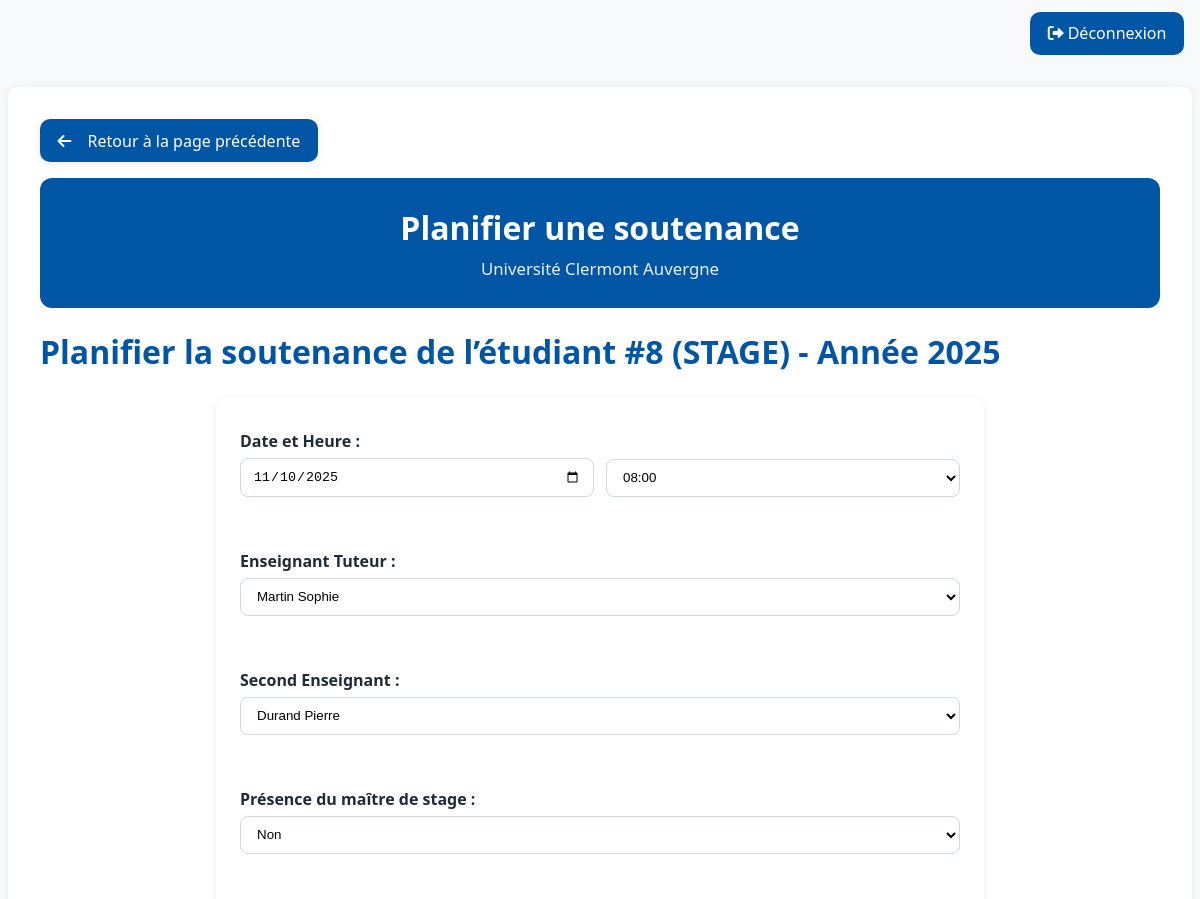
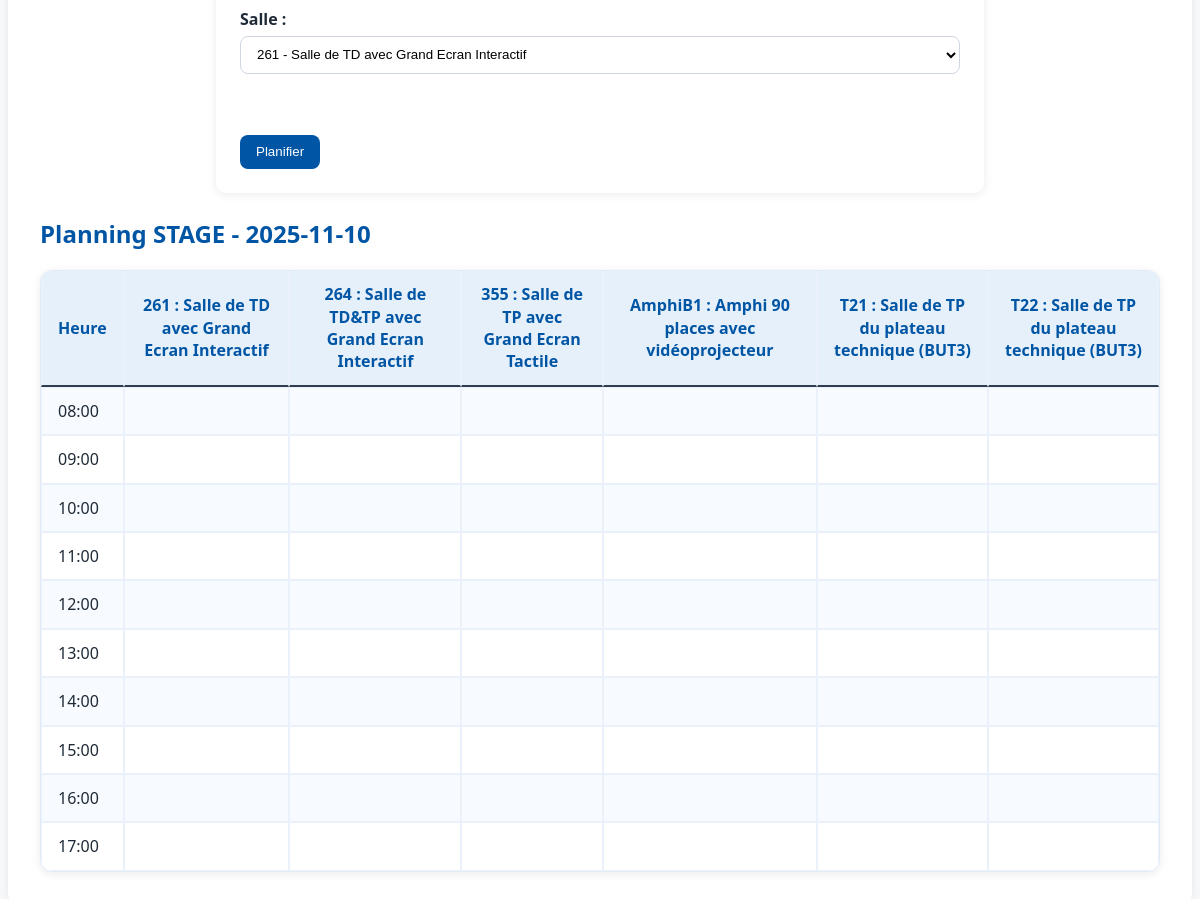
Page /soutenances/index.php?action=planifierSoutenance&idEtudiant=8&anneeDebut=2025&type=STAGE&jourPlanning=2025-11-10 (signed in) on the committed database (2 pictures, top to bottom).
### tables this page shows
CREATE TABLE `salles` (
  `IdSalle` varchar(10) NOT NULL,
  `description` varchar(50) DEFAULT NULL
);

### soutenances/controllers/SoutenanceController.php (called while the page is built, shortened)
<?php
require_once __DIR__ . '/../models/Soutenance.php';
require_once __DIR__ . '/../models/Enseignant.php';
require_once __DIR__ . '/../models/Salle.php';
function soutenance_planifier_form(PDO $pdo) {
    $idEtudiant = isset($_GET['idEtudiant']) ? (int)$_GET['idEtudiant'] : null;
    $type = $_GET['type'] ?? 'STAGE';
    $anneeDebut = (int)($_GET['anneeDebut'] ?? scolarite_annee_debut());
    $salles = getAllSalles($pdo);
    $enseignants = getAllEnseignants($pdo);
    $soutenances = soutenance_getSoutenancesPlanifiees($pdo, $anneeDebut);
    require __DIR__ . '/../views/Soutenance/planifSoutenance.php';
}

### soutenances/models/Soutenance.php (called while the page is built, shortened)
<?php
function soutenance_getSoutenancesPlanifiees(PDO $pdo, int $anneeDebut, string $jourPlanning = null): array {
    $sql = "
        SELECT
            'STAGE' AS type,
            es.IdEvalStage AS Id,
            es.date_h AS date,
            es.IdSalle AS IdSalle,
            sa.description AS salle,
            CONCAT(e.prenom, ' ', e.nom) AS etudiant,
            CONCAT(t.nom, ' ', t.prenom) AS tuteur,
            CONCAT(t2.nom, ' ', t2.prenom) AS secondEnseignant,
            60 AS duree
        FROM evalstage es
        JOIN etudiantsbut2ou3 e ON e.IdEtudiant = es.IdEtudiant
        JOIN salles sa ON sa.IdSalle = es.IdSalle
        LEFT JOIN enseignants t ON t.IdEnseignant = es.IdEnseignantTuteur
        LEFT JOIN enseignants t2 ON t2.IdEnseignant = es.IdSecondEnseignant
        WHERE es.anneeDebut = :anneeDebut
        UNION ALL
        SELECT
            'ANGLAIS' AS type,
            ea.IdEvalAnglais AS Id,
            ea.dateS AS date,
            ea.IdSalle AS IdSalle,
            sa.description AS salle,
            CONCAT(e.prenom, ' ', e.nom) AS etudiant,
            CONCAT(t.nom, ' ', t.prenom) AS tuteur,
            NULL AS secondEnseignant,
            20 AS duree
        FROM evalanglais ea
        JOIN etudiantsbut2ou3 e ON e.IdEtudiant = ea.IdEtudiant
        JOIN salles sa ON sa.IdSalle = ea.IdSalle
        JOIN enseignants t ON t.IdEnseignant = ea.IdEnseignant
        WHERE ea.anneeDebut = :anneeDebut
        ORDER BY date
    ";
    $stmt = $pdo->prepare($sql);
    $stmt->execute(['anneeDebut' => $anneeDebut]);
    $soutenances = $stmt->fetchAll(PDO::FETCH_ASSOC);
    return $soutenances;
}

### soutenances/models/Enseignant.php (called while the page is built, shortened)
<?php
    function getAllEnseignants($pdo) {
        $stmt = $pdo->query("SELECT * FROM enseignants");
        return $stmt->fetchAll(PDO::FETCH_ASSOC);
    }
?>

### soutenances/models/Salle.php (called while the page is built, shortened)
<?php
    function getAllSalles($pdo) {
        $stmt = $pdo->query("SELECT * FROM salles");
        return $stmt->fetchAll(PDO::FETCH_ASSOC);
    }
?>

### soutenances/views/Soutenance/planifSoutenance.php (the view, shortened to what this page needs)
<!DOCTYPE html>
<html lang="fr">
<head>
    <link rel="stylesheet" href="assets/style/style.css">
    <link rel="stylesheet" href="https://cdnjs.cloudflare.com/ajax/libs/font-awesome/6.0.0/css/all.min.css">
</head>
<body>
    <?php if (isset($_SESSION['user_info'])): ?>
    <div class="topbar">
        <a href="index.php?action=logout" class="btn btn-uca"><i class="fas fa-sign-out-alt me-1"></i>Déconnexion</a>
    </div>
    <?php endif; ?>
    <div class="container-main">
        <div class="page-actions">
            <a class="btn-back" href="index.php?action=accueil">Retour à la page précédente</a>
        </div>
        <div class="page-header">
            <h1>Planifier une soutenance</h1>
            <p class="subtitle">Université Clermont Auvergne</p>
        </div>
<?php
$soutenanceModifiee = $soutenanceModifiee ?? [];
$idEtudiant = $idEtudiant ?? ($soutenanceModifiee['IdEtudiant'] ?? '');
$type = $type ?? ($soutenanceModifiee['type'] ?? 'STAGE');
$anneeDebut = $anneeDebut ?? date('Y');
$jourPlanning = $jourPlanning ?? date('Y-m-d');
$salles = $salles ?? [];
$enseignants = $enseignants ?? [];
if (!function_exists('trimId')) {
    function trimId($v): string { return $v === null ? '' : trim((string)$v); }
}
if (!function_exists('safeH')) {
    function safeH($v){ return htmlspecialchars((string)($v ?? ''), ENT_QUOTES | ENT_SUBSTITUTE, 'UTF-8'); }
}
$uniqueSalles = [];
foreach ($salles as $s) {
    $k = trimId($s['IdSalle'] ?? '');
    if (!isset($uniqueSalles[$k])) $uniqueSalles[$k] = $s;
}
$salles = array_values($uniqueSalles);
$prefilledTuteur = $soutenanceModifiee['IdEnseignantTuteur'] ?? ($_POST['IdTuteur'] ?? $_GET['IdTuteur'] ?? null);
$prefilledSecond = $soutenanceModifiee['IdSecondEnseignant'] ?? ($_POST['IdSecond'] ?? $_GET['IdSecond'] ?? null);
$soutenanceId = null;
?>
<h1>
    <?= $soutenanceId ? 'Modifier' : 'Planifier' ?> la soutenance
    <?php if (!empty($idEtudiant)): ?>
        de l’étudiant #<?= safeH($idEtudiant) ?>
    <?php endif; ?>
    (<?= safeH($type ?: 'Type inconnu') ?>)
    - Année <?= safeH($anneeDebut) ?>
</h1>
<div class="form-container">
<form action="index.php?action=enregistrerSoutenance" method="post">
    <label>Date et Heure :</label>
    <div class="form-group-inline">
    <input type="date" id="jourPlanning" name="jourPlanning" value="<?= safeH($jourPlanning) ?>">
    <?php if($type === 'STAGE'): ?>
        <select name="date_h" required>
            <?php
            for ($h=8; $h<=17; $h++) {
                $value = $jourPlanning . ' ' . sprintf('%02d:00:00', $h);
                $display = sprintf('%02d:00', $h);
                $selected = (!empty($soutenanceModifiee['date']) && date('H:i', strtotime($soutenanceModifiee['date'])) === $display) ? 'selected' : '';
                echo "<option value='".safeH($value)."' {$selected}>".safeH($display)."</option>";
            }
            ?>
        </select>
    <?php endif; ?>
    </div>
    <br><br>
    <?php if($type === 'STAGE'): ?>
        <label>Enseignant Tuteur :</label>
        <?php if (!empty($prefilledTuteur)): ?>
            <select name="IdTuteur" id="IdEnseignantTuteur" disabled>
                <?php foreach($enseignants as $ens): ?>
                    <option value="<?= safeH($ens['IdEnseignant']) ?>"
                        <?= ($prefilledTuteur == $ens['IdEnseignant']) ? 'selected' : '' ?>>
                        <?= safeH($ens['nom'].' '.$ens['prenom']) ?>
                    </option>
                <?php endforeach; ?>
            </select>
            <input type="hidden" name="IdTuteur" value="<?= safeH($prefilledTuteur) ?>">
        <?php else: ?>
            <select name="IdTuteur" id="IdEnseignantTuteur" required>
                <?php foreach($enseignants as $ens): ?>
                    <option value="<?= safeH($ens['IdEnseignant']) ?>"
                        <?= (!empty($soutenanceModifiee) && ($soutenanceModifiee['IdEnseignantTuteur'] ?? '') == $ens['IdEnseignant']) ? 'selected' : ''?>>
                        <?= safeH($ens['nom'].' '.$ens['prenom']) ?>
                    </option>
                <?php endforeach; ?>
            </select>
        <?php endif; ?>
        <br><br>
        <label>Second Enseignant :</label>
        <?php if (!empty($prefilledSecond)): ?>
            <select name="IdSecond" id="IdSecondEnseignant" disabled>
                <?php foreach($enseignants as $ens): ?>
                    <option value="<?= safeH($ens['IdEnseignant']) ?>"
                        <?= ($prefilledSecond == $ens['IdEnseignant']) ? 'selected' : '' ?>>
                        <?= safeH($ens['nom'].' '.$ens['prenom']) ?>
                    </option>
                <?php endforeach; ?>
            </select>
            <input type="hidden" name="IdSecond" value="<?= safeH($prefilledSecond) ?>">
        <?php else: ?>
            <select name="IdSecond" id="IdSecondEnseignant" required>
                <?php foreach($enseignants as $ens): ?>
                    <option value="<?= safeH($ens['IdEnseignant']) ?>"
                        <?= (!empty($soutenanceModifiee) && ($soutenanceModifiee['IdSecondEnseignant'] ?? '') == $ens['IdEnseignant']) ? 'selected' : ''?>>
                        <?= safeH($ens['nom'].' '.$ens['prenom']) ?>
                    </option>
                <?php endforeach; ?>
            </select>
        <?php endif; ?>
        <br><br>
    <label>Présence du maître de stage :</label>
        <?php
            $presenceVal = null;
            if ($presenceVal === null) { $presenceVal = 0; }
        ?>
        <select name="presenceMaitreStageApp" id="presenceMaitreStageApp">
            <option value="0" <?= ($presenceVal === 0) ? 'selected' : '' ?>>Non</option>
        </select>
    <?php endif; ?>
    <br><br>
    <label>Salle :</label>
    <select name="IdSalle" required>
        <?php foreach($salles as $salle): ?>
            <option value="<?= safeH($salle['IdSalle']) ?>"
                <?= (!empty($soutenanceModifiee) && trimId($soutenanceModifiee['IdSalle'] ?? '') === trimId($salle['IdSalle'])) ? 'selected' : ''?>>
                <?= safeH(($salle['IdSalle'] ?? '') . ' - ' . ($salle['description'] ?? '')) ?>
            </option>
        <?php endforeach; ?>
    </select><br><br>
    <div class="form-actions">
        <button type="submit"><?= $soutenanceId ? 'Modifier' : 'Planifier' ?></button>
    </div>
</form>
</div>
<h2>Planning <?= safeH($type) ?> - <span id="planning-date-label"><?= safeH($jourPlanning) ?></span></h2>
<div id="planning-container" class="table-card">
<div class="table-responsive">
<table class="table table-striped table-bordered align-middle mb-0">
    <thead>
        <tr>
            <th>Heure</th>
            <?php foreach($salles as $salle): ?>
                <th><?= safeH(($salle['IdSalle'] ?? '') . ' : ' . ($salle['description'] ?? '')) ?></th>
            <?php endforeach; ?>
        </tr>
    </thead>
    <tbody>
        <?php
        if($type === 'STAGE'){
            for($h=8; $h<=17; $h++):
                $heure = sprintf('%02d:00', $h);
                ?>
                <tr>
                    <td><?= safeH($heure) ?></td>
                    <?php foreach($salles as $salle): ?>
                        <td>
                        </td>
                    <?php endforeach; ?>
                </tr>
            <?php endfor;
        }
        ?>
    </tbody>
        </table>
        </div>
</div>
    </div>
</body>
</html>

### soutenances/assets/style/style.css (style rules this page uses)
:root { --uca-blue:#0055a4; --uca-light-blue:#e6f0fa; --uca-dark-blue:#003366; --uca-bg:#f8f9fa; --uca-text:#1f2a37; --card-shadow:0 2px 10px rgba(0,0,0,.08); --uca-field-width: 720px; }
html,body { height:100%; }
body { background:var(--uca-bg); color:var(--uca-text); font-family:'Segoe UI', Tahoma, Geneva, Verdana, sans-serif; line-height:1.4; }
.container-main { background:#fff; border-radius:10px; box-shadow:var(--card-shadow); padding:2rem; margin:2rem auto; max-width:1200px; }
.page-header { background: var(--uca-blue); color:#fff; padding:1.75rem; border-radius:12px; margin-bottom:1.25rem; text-align:center; }
.page-header h1,.page-header h2,.page-header h3 { color:#fff; margin:0 0 .35rem; font-weight:700; }
.page-header .subtitle { color: rgba(255,255,255,.92); margin:0; font-size:1.05rem; }
.btn-uca { background:var(--uca-blue); border:none; color:#fff; padding:.65rem 1.1rem; border-radius:10px; font-weight:400; transition:all .2s ease; text-decoration:none; }
.table thead th { border-top:none; font-weight:600; color:var(--uca-blue); background-color: var(--uca-light-blue); border-bottom: 2px solid #2c3e50; }
.table-striped tbody tr:nth-of-type(odd) { background-color:#f7fafe; }
label { font-weight:500; }
h1, h2, h3 { color: var(--uca-blue); font-weight: 600; }
a { color: var(--uca-blue); text-decoration: none; }
.topbar { max-width:1200px; margin:12px auto 0; padding:0 8px; display:flex; align-items:center; justify-content:space-between; }
.page-actions { display:flex; align-items:center; justify-content:flex-start; gap:.75rem; margin:0 0 1rem; }
.btn-back { display:inline-flex; align-items:center; gap:.5rem; background:var(--uca-blue); color:#fff; border:none; border-radius:10px; padding:.65rem 1.1rem; font-weight:700; text-decoration:none; box-shadow: var(--card-shadow); }
.btn-back { font-weight:400; }
.btn-back::before { font-family: "Font Awesome 6 Free"; font-weight: 900; content: "\f060"; margin-right: .5rem; }
.form-container { background:#fff; border-radius:10px; box-shadow:var(--card-shadow); padding:1.5rem; margin:1.5rem auto; max-width:720px; }
.table { width:100%; border-collapse: separate; border-spacing:0; }
.table td, .table th { padding:.75rem 1rem; vertical-align: middle; }
.table-bordered th, .table-bordered td { border:1px solid #eaf1fb; }
.table-card { background:#fff; border:1px solid #e3ebf7; border-radius:12px; box-shadow: var(--card-shadow); overflow:hidden; }
.table-card .table { margin-bottom:0; }
.table-card .table-bordered { border:0; border-radius:0; }
.form-container form { width:100%; }
.form-container input, .form-container select, .form-container textarea { max-width: var(--uca-field-width); box-sizing: border-box; display: block; }
label { display:block; margin:.5rem 0 .35rem; font-weight:600; color:var(--uca-text); }
.form-group-inline { display:flex; gap:12px; align-items:center; flex-wrap:wrap; }
.form-group-inline > * { flex: 1 1 240px; max-width: calc((var(--uca-field-width) - 12px)/2); }
input[type="text"], input[type="email"], input[type="password"], input[type="number"], input[type="date"], input[type="time"], input[type="datetime-local"], select, textarea { width:100%; padding:.6rem .75rem; border:1px solid #d0d7e2; border-radius:8px; background:#fff; transition:border-color .15s ease, box-shadow .15s ease; }
button, input[type="submit"], .btn-primary-uca { background:var(--uca-blue); color:#fff; border:none; border-radius:8px; padding:.6rem 1rem; font-weight:400; cursor:pointer; transition:background .2s ease, transform .05s ease; }
.form-actions { margin-top:1rem; display:flex; gap:.5rem; flex-wrap:wrap; }
.me-1 { margin-right:.25rem; }

### rows in the picture
salles: IdSalle+description "261 : Salle de TD avec Grand Ecran Interactif"
salles: IdSalle+description "264 : Salle de TD&TP avec Grand Ecran Interactif"
salles: IdSalle+description "355 : Salle de TP avec Grand Ecran Tactile"
salles: IdSalle+description "AmphiB1 : Amphi 90 places avec vidéoprojecteur"
salles: IdSalle+description "T21 : Salle de TP du plateau technique (BUT3)"
salles: IdSalle+description "T22 : Salle de TP du plateau technique (BUT3)"

### other values in the picture
safeH($idEtudiant) "8"
safeH($type ?: 'Type inconnu') "STAGE"
safeH($anneeDebut) "2025"
safeH($type) "STAGE"
safeH($jourPlanning) "2025-11-10"
safeH($heure) "08:00"
safeH($heure) "09:00"
safeH($heure) "10:00"
safeH($heure) "11:00"
safeH($heure) "12:00"
safeH($heure) "13:00"
safeH($heure) "14:00"
safeH($heure) "15:00"
safeH($heure) "16:00"
safeH($heure) "17:00"
